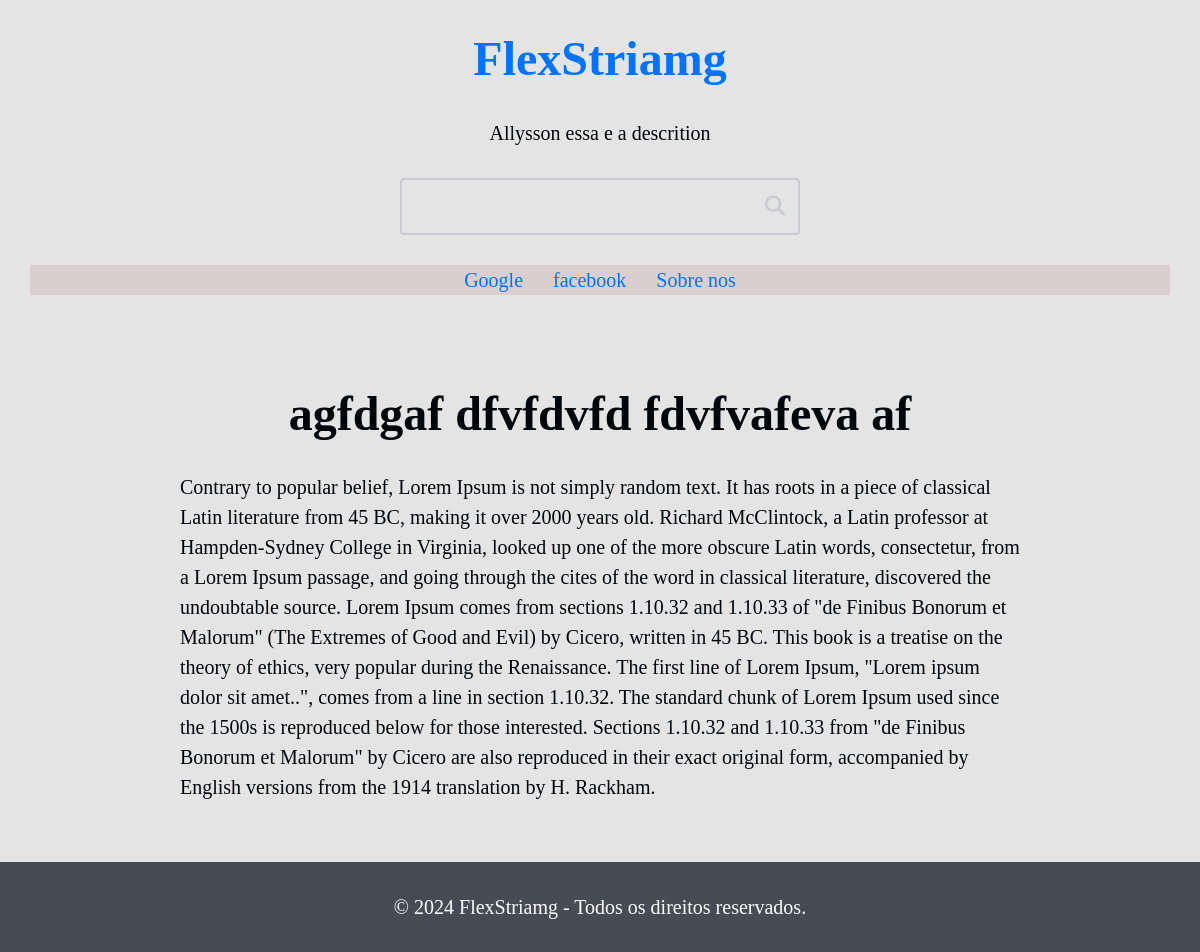
The page /page/agfdgaf-dfvfdvfd-fdvfvafeva-af/ on the database its author committed.
### site_setup/models.py (models this page shows, shortened)
class SiteSetup(models.Model):
    class Meta:
        verbose_name = 'Setup'
        verbose_name_plural = 'Setup'
    title = models.CharField(max_length=65)
    description = models.CharField(max_length=255)
    show_header = models.BooleanField(default=True)
    show_search = models.BooleanField(default=True)
    show_menu = models.BooleanField(default=True)
    show_description = models.BooleanField(default=True)
    show_pagination = models.BooleanField(default=True)
    show_footer = models.BooleanField(default=True)
    favicon = models.ImageField(
        upload_to='assets/favicon/%Y/%m/',
        blank=True, default='',
        validators=[validate_png],
    )

class MenuLink(models.Model):
    class Meta:
        verbose_name = 'Menu Link'
        verbose_name_plural = 'Menu Links'
    text = models.CharField(max_length=50)
    url_or_path = models.CharField(max_length=2048)
    new_tab = models.BooleanField(default=False)
    site_setup = models.ForeignKey(
        'SiteSetup', on_delete=models.CASCADE,
        blank=True, null=True, default= None, related_name='menu'
    )

### blog/models.py (models this page shows, shortened)
class Page(models.Model):
    title = models.CharField(max_length=65, )
    slug = models.SlugField(
        unique=True, default="", null=False, blank=True, max_length=255
    )
    is_published = models.BooleanField(default=False, help_text=('Este campo precisara estar marcado para a pagina ser exibida publicamente'))
    content = models.TextField()

### blog/views.py (the view)
# urls.py: path('page/<slug:slug>/', views.PageDetailView.as_view(), name='page' ),
class PageDetailView(DetailView):
    model = Page
    template_name = 'blog/pages/page.html'
    slug_field = 'slug'
    context_object_name = 'page'
    def get_context_data(self, **kwargs: Any) -> dict[str, Any]:
        ctx = super().get_context_data(**kwargs)
        page = self.get_object()
        page_title = f'{page.title} - Página - '
        ctx.update({
            'page_title': page_title,
        })
        return ctx
    def get_queryset(self) -> QuerySet[Any]:
        return super().get_queryset().filter(is_published = True)

### site_setup/context_processors.py (called while the page is built)
def context_processor_example(request):
    return {
        'example': 'Veio do context processor (example)'
    }

def site_setup(request):
    setup = SiteSetup.objects.order_by('-id').first()
    return{
        'site_setup' : setup
    }

### blog/templates/blog/pages/page.html
{% extends "blog/base.html" %}
{% block content %}
<main class="main-content section-wrapper">
    <div class="section-content-narrow">
      <div class="section-gap">
        <h1 class="center">{{page.title}}</h1>
        {{ page.content | safe }}
      </div>
    </div>
  </main>
{% endblock content %}

### blog/templates/blog/base.html (shortened to what this page needs)
<!DOCTYPE html>
<html lang="pt-br">
<head>
    {% include "blog/partials/_head.html" %}
</head>
<body >
    <div class"blog-wrapper">
        {% if site_setup.show_header %}
            {% include "blog/partials/_header.html" %}
        {% endif %}
        {% block content %}{% endblock content %}
        {% if site_setup.show_footer %}
            {% include "blog/partials/_footer.html" %}
        {% endif %}
    </div>
</body>
</html>

### blog/templates/blog/partials/_head.html (shortened to what this page needs)
{% load static %}
<link rel="stylesheet" href="{% static 'global/css/remedy.css' %}">
<link rel="stylesheet" href="{% static 'global/css/style.css' %}">
<link rel="stylesheet" href="https://cdnjs.cloudflare.com/ajax/libs/font-awesome/6.4.0/css/all.min.css" />

### blog/templates/blog/partials/_header.html (shortened to what this page needs)
<header class="header section-wrapper">
    <div class="section-content-wide">
      <div class="section-gap">
        <h1 class="blog-title center pb-base">
          <a class="blog-link" href="/"> {{site_setup.title}} </a>
        </h1>
        {% if site_setup.show_description %}
          <p class="blog-description pb-base center">
            {{site_setup.description}}
          </p>
        {% endif %}
        {% if site_setup.show_search %}
          <div class="search pb-base center">
            <form class="search-form" action=" {% url "blog:search" %} " method="get">
              <div class="search-content">
                <input
                  class="search-input"
                  type="search"
                  name="search"
                  id="search-input"
                  placeholder="Search"
                  value=" {{ search_value }} "
                  required
                >
                <button class="search-btn" type="submit" aria-labelledby="search-label">
                  <i class="fa fa-search"></i>
                </button>
              </div>
            </form>
          </div>
        {% endif %}
        {% if site_setup.show_menu %}
          <nav class="menu">
            <ul class="menu-items">
              {% for link in  site_setup.menu.all  %}
                <li class="menu-item">
                  {% if link.new_tab %}
                  <a target="_blank" class="menu-link" href="{{ link.url_or_path }}"> {{ link.text }}</a>
                  {% else %}
                  <a class="menu-link" href="{{ link.url_or_path }}"> {{ link.text }}</a>
                  {% endif %}
                </li>
              {% endfor %}
            </ul>
          </nav>
        {% endif %}
      </div>
    </div>
  </header>

### blog/templates/blog/partials/_footer.html
<footer class="footer section-wrapper mt-base">
    <div class="section-content-wide">
      <div class="section-gap">
        <div class="center">
           © {% now "Y" %} {{site_setup.title}} - Todos os direitos reservados.
        </div>
      </div>
    </div>
  </footer>

### base_static/global/css/remedy.css (style rules this page uses)
html { line-sizing: normal; }
body { margin: 0; }
h1 { font-size: 2rem; }
h1 { margin: 0.67em 0; }
article, aside, details, figcaption, figure, footer, header, hgroup, main, nav, section { display: block; }

### rows shown on the page
SiteSetup: title "FlexStriamg", description "Allysson essa e a descrition"
MenuLink: text "Google"
MenuLink: text "facebook"
MenuLink: text "Sobre nos"
Page: title "agfdgaf dfvfdvfd fdvfvafeva af", content "Contrary to popular belief, Lorem Ipsum is not simply random text. It has roots in a piece of classical Latin literature from 45 BC, making it over 2000 years old. Richard McClintock, a Latin professor at Hampden-Sydney College in Virginia, looked up one of the more obscure Latin words, consectetur, from a Lorem Ipsum passage, and going through the cites of the word in classical literature, discovered the undoubtable source. Lorem Ipsum comes from sections 1.10.32 and 1.10.33 of \"de Finibus Bonorum et Malorum\" (The Extremes of Good and Evil) by Cicero, written in 45 BC. This book is a treatise on the theory of ethics, very popular during the Renaissance. The first line of Lorem Ipsum,…"
